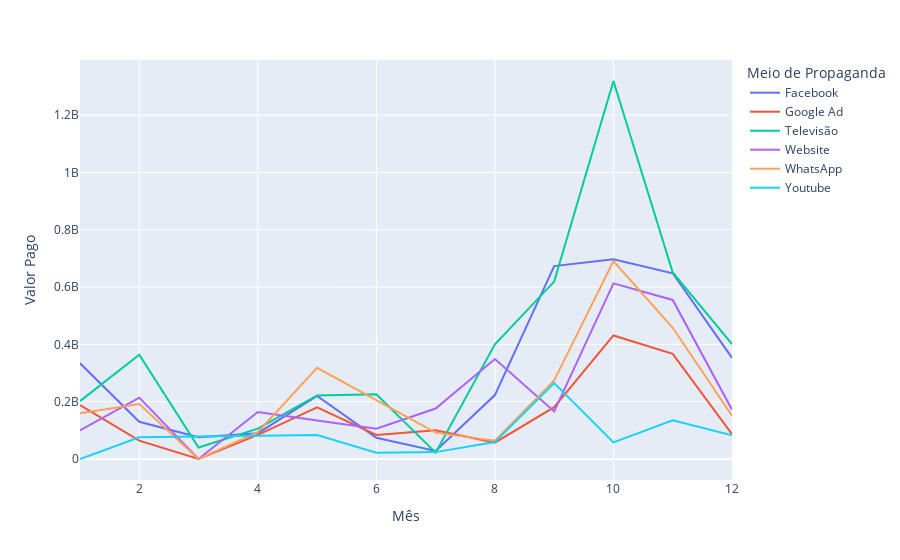

Source (notebook cell):
### Markdown cell above
Gráfico: Qtd Pagamentos x Meio de Propaganda
_______________________________________

### Code cell
#Agrupamos o total de pagamentos realizados através do meio de propaganda
gpPagamentosP = df.groupby(['Meio de Propaganda', 'Mês'])['Valor Pago'].sum().reset_index()

#Aplicamos um gráfico de linhas tendo no eixo x o valor pago e no eixo y o mês. A legenda será o meio de propaganda.
grafPagamentosP = px.line(
    gpPagamentosP,
    y = "Valor Pago",
    x = "Mês",
    color = "Meio de Propaganda"
)
grafPagamentosP.show()

### Figure 1 — Plotly figure (JSON) as saved in the notebook; plotly's stock layout.template omitted (floating-point values rounded to 4 significant figures)
{"data": [{"hovertemplate": "Meio de Propaganda=Facebook<br>Mês=%{x}<br>Valor Pago=%{y}<extra></extra>", "legendgroup": "Facebook", "line": {"color": "#636efa", "dash": "solid"}, "marker": {"symbol": "circle"}, "mode": "lines", "name": "Facebook", "orientation": "v", "showlegend": true, "type": "scatter", "x": [1, 2, 3, 4, 5, 6, 7, 8, 9, 10, 11, 12], "xaxis": "x", "y": [334000000, 130000000, 76000000, 90000000, 220000000, 74000000, 28000000, 223000000, 673000000, 697000000, 648000000, 353000000], "yaxis": "y"}, {"hovertemplate": "Meio de Propaganda=Google Ad<br>Mês=%{x}<br>Valor Pago=%{y}<extra></extra>", "legendgroup": "Google Ad", "line": {"color": "#EF553B", "dash": "solid"}, "marker": {"symbol": "circle"}, "mode": "lines", "name": "Google Ad", "orientation": "v", "showlegend": true, "type": "scatter", "x": [1, 2, 3, 4, 5, 6, 7, 8, 9, 10, 11, 12], "xaxis": "x", "y": [188000000, 64000000, 0, 84000000, 180000000, 84000000, 100000000, 57000000, 181000000, 431000000, 367000000, 87000000], "yaxis": "y"}, {"hovertemplate": "Meio de Propaganda=Televisão<br>Mês=%{x}<br>Valor Pago=%{y}<extra></extra>", "legendgroup": "Televisão", "line": {"color": "#00cc96", "dash": "solid"}, "marker": {"symbol": "circle"}, "mode": "lines", "name": "Televisão", "orientation": "v", "showlegend": true, "type": "scatter", "x": [1, 2, 3, 4, 5, 6, 7, 8, 9, 10, 11, 12], "xaxis": "x", "y": [202000000, 364000000, 40000000, 106000000, 222000000, 226000000, 22000000, 400000000, 619000000, 1319000000, 651000000, 401000000], "yaxis": "y"}, {"hovertemplate": "Meio de Propaganda=Website<br>Mês=%{x}<br>Valor Pago=%{y}<extra></extra>", "legendgroup": "Website", "line": {"color": "#ab63fa", "dash": "solid"}, "marker": {"symbol": "circle"}, "mode": "lines", "name": "Website", "orientation": "v", "showlegend": true, "type": "scatter", "x": [1, 2, 3, 4, 5, 6, 7, 8, 9, 10, 11, 12], "xaxis": "x", "y": [100000000, 214000000, 0, 164000000, 134000000, 106000000, 176000000, 349000000, 166000000, 613000000, 555000000, 172000000], "yaxis": "y"}, {"hovertemplate": "Meio de Propaganda=WhatsApp<br>Mês=%{x}<br>Valor Pago=%{y}<extra></extra>", "legendgroup": "WhatsApp", "line": {"color": "#FFA15A", "dash": "solid"}, "marker": {"symbol": "circle"}, "mode": "lines", "name": "WhatsApp", "orientation": "v", "showlegend": true, "type": "scatter", "x": [1, 2, 3, 4, 5, 7, 8, 9, 10, 11, 12], "xaxis": "x", "y": [160000000, 192000000, 0, 94000000, 318000000, 92000000, 64000000, 274000000, 691000000, 458000000, 151000000], "yaxis": "y"}, {"hovertemplate": "Meio de Propaganda=Youtube<br>Mês=%{x}<br>Valor Pago=%{y}<extra></extra>", "legendgroup": "Youtube", "line": {"color": "#19d3f3", "dash": "solid"}, "marker": {"symbol": "circle"}, "mode": "lines", "name": "Youtube", "orientation": "v", "showlegend": true, "type": "scatter", "x": [1, 2, 5, 6, 7, 8, 9, 10, 11, 12], "xaxis": "x", "y": [0, 76000000, 84000000, 22000000, 24000000, 59000000, 265000000, 58000000, 135000000, 83000000], "yaxis": "y"}], "layout": {"autosize": true, "legend": {"title": {"text": "Meio de Propaganda"}, "tracegroupgap": 0}, "margin": {"t": 60}, "xaxis": {"anchor": "y", "autorange": true, "domain": [0, 1], "range": [1, 12], "title": {"text": "Mês"}, "type": "linear"}, "yaxis": {"anchor": "x", "autorange": true, "domain": [0, 1], "range": [-73280000.0, 1392000000.0], "title": {"text": "Valor Pago"}, "type": "linear"}}}
